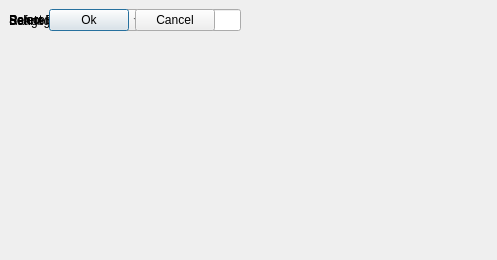
<?xml version="1.0" encoding="UTF-8"?>
<ui version="4.0">
 <class>Dialog</class>
 <widget class="QDialog" name="Dialog">
  <property name="geometry">
   <rect>
    <x>0</x>
    <y>0</y>
    <width>497</width>
    <height>260</height>
   </rect>
  </property>
  <property name="windowTitle">
   <string>Dialog</string>
  </property>
  <widget class="QWidget" name="Second_widget" native="true">
   <property name="geometry">
    <rect>
     <x>9</x>
     <y>9</y>
     <width>479</width>
     <height>242</height>
    </rect>
   </property>
   <widget class="QWidget" name="">
    <layout class="QHBoxLayout" name="horizontalLayout_3">
     <item>
      <widget class="QLabel" name="label_3">
       <property name="text">
        <string>Select Reference*</string>
       </property>
      </widget>
     </item>
     <item>
      <widget class="QComboBox" name="comboBox">
       <item>
        <property name="text">
         <string>A</string>
        </property>
       </item>
       <item>
        <property name="text">
         <string>B</string>
        </property>
       </item>
       <item>
        <property name="text">
         <string>C</string>
        </property>
       </item>
       <item>
        <property name="text">
         <string>D</string>
        </property>
       </item>
       <item>
        <property name="text">
         <string>E</string>
        </property>
       </item>
      </widget>
     </item>
    </layout>
   </widget>
   <widget class="QWidget" name="">
    <layout class="QHBoxLayout" name="horizontalLayout_4">
     <item>
      <widget class="QLabel" name="label_4">
       <property name="text">
        <string>Select LP*</string>
       </property>
      </widget>
     </item>
     <item>
      <widget class="QComboBox" name="comboBox_2">
       <item>
        <property name="text">
         <string>1</string>
        </property>
       </item>
       <item>
        <property name="text">
         <string>2</string>
        </property>
       </item>
       <item>
        <property name="text">
         <string>3</string>
        </property>
       </item>
       <item>
        <property name="text">
         <string>4</string>
        </property>
       </item>
       <item>
        <property name="text">
         <string>5</string>
        </property>
       </item>
      </widget>
     </item>
    </layout>
   </widget>
   <widget class="QWidget" name="">
    <layout class="QHBoxLayout" name="horizontalLayout_5">
     <item>
      <widget class="QLabel" name="label_5">
       <property name="text">
        <string>Reference Coordinate</string>
       </property>
      </widget>
     </item>
     <item>
      <widget class="QLineEdit" name="lineEdit_2"/>
     </item>
    </layout>
   </widget>
   <widget class="QWidget" name="">
    <layout class="QHBoxLayout" name="horizontalLayout_6">
     <item>
      <widget class="QLabel" name="label_6">
       <property name="text">
        <string>Range</string>
       </property>
      </widget>
     </item>
     <item>
      <widget class="QSpinBox" name="spinBox"/>
     </item>
     <item>
      <widget class="QComboBox" name="comboBox_3">
       <item>
        <property name="text">
         <string>100</string>
        </property>
       </item>
       <item>
        <property name="text">
         <string>200</string>
        </property>
       </item>
       <item>
        <property name="text">
         <string>300</string>
        </property>
       </item>
       <item>
        <property name="text">
         <string>400</string>
        </property>
       </item>
       <item>
        <property name="text">
         <string>500</string>
        </property>
       </item>
      </widget>
     </item>
    </layout>
   </widget>
   <widget class="QWidget" name="">
    <layout class="QHBoxLayout" name="horizontalLayout_7">
     <item>
      <widget class="QLabel" name="label_7">
       <property name="text">
        <string>Bearing</string>
       </property>
      </widget>
     </item>
     <item>
      <widget class="QSpinBox" name="spinBox_2"/>
     </item>
    </layout>
   </widget>
   <widget class="QWidget" name="">
    <layout class="QHBoxLayout" name="horizontalLayout">
     <item>
      <spacer name="horizontalSpacer">
       <property name="orientation">
        <enum>Qt::Horizontal</enum>
       </property>
       <property name="sizeHint" stdset="0">
        <size>
         <width>40</width>
         <height>20</height>
        </size>
       </property>
      </spacer>
     </item>
     <item>
      <widget class="QPushButton" name="pushButton_2">
       <property name="text">
        <string>Ok</string>
       </property>
      </widget>
     </item>
     <item>
      <widget class="QPushButton" name="pushButton_3">
       <property name="text">
        <string>Cancel</string>
       </property>
      </widget>
     </item>
    </layout>
   </widget>
  </widget>
 </widget>
 <resources/>
 <connections/>
</ui>
